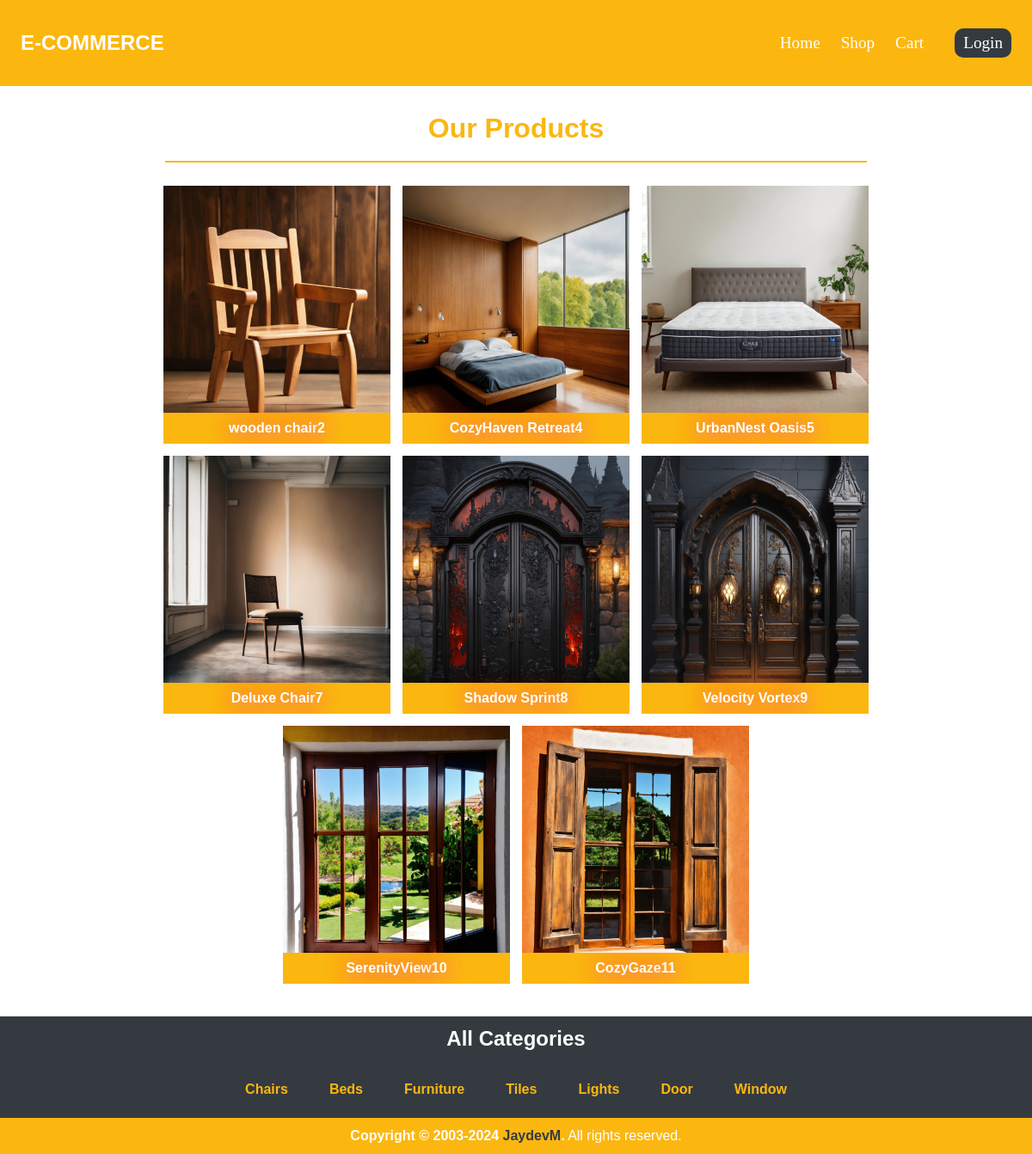
The page /ecom/index.php on the database its author committed.
### tables this page shows
CREATE TABLE `products` (
  `product_id` int(11) NOT NULL,
  `product_name` varchar(255) NOT NULL,
  `product_desc` varchar(255) DEFAULT NULL,
  `product_price` int(50) DEFAULT NULL,
  `product_image` varchar(255) DEFAULT NULL,
  `id` int(11) DEFAULT NULL
);

CREATE TABLE `category` (
  `id` int(11) NOT NULL,
  `name` varchar(255) NOT NULL
);

### ecom/index.php (the view, shortened to what this page needs)
<?php
include 'config/dbconnection.php';
?>
<!DOCTYPE html>
<html lang="en">
<head>
    <link rel="stylesheet" href="include/css/main.css">
    <link rel="stylesheet" href="assets/plugins/fontawesome-free/css/all.min.css">
</head>
<body class="hold-transition sidebar-mini layout-fixed">
    <div class="wrapper" id="wrapper">
        <header>
            <nav>
                <a href="index.php">
                    <h1>E-COMMERCE</h1>
                </a>
                <div class="navlink">
                    <a href="index.php">
                        <h4>Home</h4>
                    </a>
                    <a href="shop.php">
                        <h4>Shop</h4>
                    </a>
                    <a href="addtocart.php">
                        <h4>Cart</h4>
                    </a>
                    <a href="logout.php" id="log">
                        <h4><?php
                            ?></h4>
                    </a>
                </div>
            </nav>
        </header>
        <main>
            <div class="content">
                <div class="homepage">
                    <h1 align=center>Our Products</h1>
                    <div class="line"></div>
                    <div class="ibox">
                        <?php
                        $sql = mysqli_query($conn, "SELECT * FROM products");
                        while ($row = mysqli_fetch_assoc($sql)) {
                        ?>
                            <div class="img" onclick="window.location.href='products.php?id=<?php echo $row['product_id']; ?>'">
                                <img src="<?php echo $row['product_image']; ?>" alt="<?php echo $row['product_image']; ?>">
                                <p><?php echo $row['product_name'], $row['product_id']; ?></p>
                            </div>
                        <?php
                        }
                        ?>
                    </div>
                </div>
            </div>
            <div class="category">
                <div class="cobx">
                    <h2 align=center style="padding: 1% 0;color: white;">All Categories</h2>
                    <div id="items">
                        <?php
                        $category = "SELECT * FROM category";
                        $exec = mysqli_query($conn, $category);
                        while ($row = mysqli_fetch_assoc($exec)) {
                        ?>
                            <h4><a href="./shop.php?id=<?php echo $row['id']; ?>"><?php echo $row['name']; ?></a></h4>
                        <?php
                        }
                        ?>
                    </div>
                </div>
        </main>
        <footer>
            <strong>Copyright &copy; 2003-2024 <a href="./index.php">JaydevM</a>.</strong>
            All rights reserved.
        </footer>
    </div>
</body>
</html>

### ecom/include/css/main.css (style rules this page uses)
* { margin: 0; padding: 0; box-sizing: border-box; font-family: Verdana, Geneva, Tahoma, sans-serif; }
header nav a, footer a { text-decoration: none; color: white; }
header { position: relative; }
nav { padding: 2vw; height: 100px; width: 100%; display: flex; align-items: center; justify-content: space-between; flex-wrap: wrap; background-color: #fbb710; }
.navlink { display: flex; flex-wrap: wrap; align-items: center; justify-content: space-between; }
#log h4 { background-color: #343a40; border-radius: 10px; padding: 6px 10px; }
.navlink a h4 { padding: 0 1vw; font-size: 1.2em; font-weight: lighter; font-family: cursive; transition: all ease 1s; }
.content { width: 100%; min-height: 100vh; display: flex; justify-content: space-between; }
.homepage { width: 80vw; min-height: 100vh; margin: 1% auto; overflow: hidden; }
.homepage>h1 { color: #fbb710; padding: 2% 0; }
.homepage .line, .dispro .line { width: 85%; height: 2px; background-color: #fbb710; margin: auto; }
.homepage>.ibox { width: 100%; height: fit-content; margin: 1% 0; padding: 1%; display: flex; flex-wrap: wrap; align-items: flex-start; justify-content: center; }
.ibox .img { width: 22vw; height: 300px; margin: 7px; display: flex; align-items: center; flex-direction: column; justify-content: space-between; position: relative; overflow: hidden; background-color: #fbb710; }
.ibox .img img { width: 100%; height: 100%; }
.ibox .img p { width: 100%; text-align: center; position: absolute; color: #fff; text-shadow: 3px 3px 20px #ff99cc, -2px 1px 30px red; bottom: 0; line-height: 30px; padding: 1%; font-weight: 700; background-color: #fbb710; }
footer { width: 100%; color: white; text-align: center; background-color: #fbb710; padding: 1vw; }
footer a { color: #343a40; }

### ecom/index.php (style rules this page uses)
.category { width: 100%; margin: auto; background-color: #343a40; }
#items { display: flex; flex-wrap: wrap; padding: 2vw; align-items: center; justify-content: center; }
#items h4 { padding: 0 2vw; }
#items h4 a { padding: 2vw 0; text-decoration: none; color: #fbb710; transition: all 0.6s ease-in-out; }

### rows shown on the page
products: product_image (picture), product_name "wooden chair", product_id "2"
products: product_image (picture), product_name "CozyHaven Retreat", product_id "4"
products: product_image (picture), product_name "UrbanNest Oasis", product_id "5"
products: product_image (picture), product_name "Deluxe Chair", product_id "7"
products: product_image (picture), product_name "Shadow Sprint", product_id "8"
products: product_image (picture), product_name "Velocity Vortex", product_id "9"
products: product_image (picture), product_name "SerenityView", product_id "10"
products: product_image (picture), product_name "CozyGaze", product_id "11"
category: name "Chairs"
category: name "Beds"
category: name "Furniture"
category: name "Tiles"
category: name "Lights"
category: name "Door"
category: name "Window"
